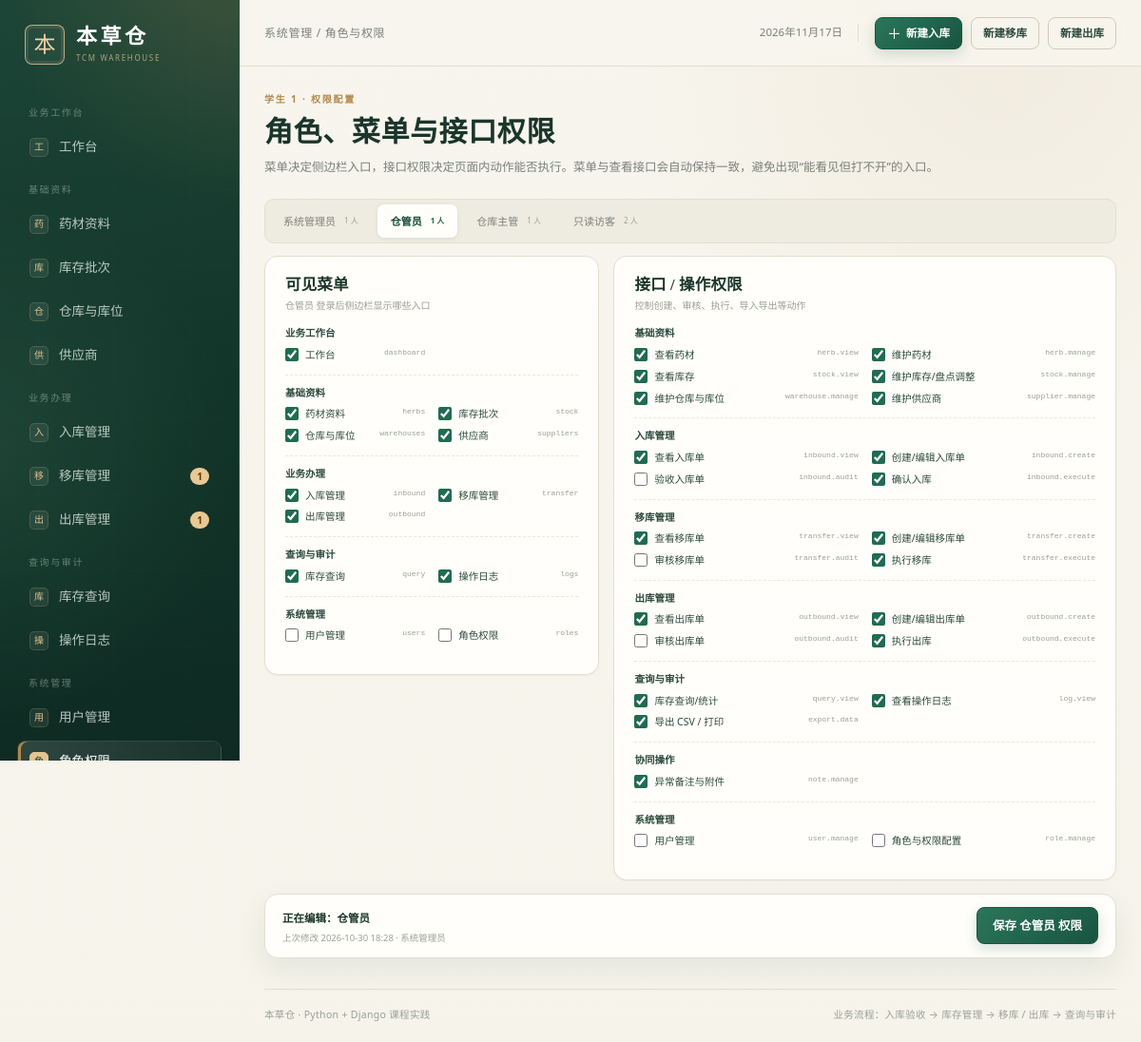
The page /settings/roles/ (signed in) on the database its author committed.
### warehouse/models.py (models this page shows, shortened)
class RolePermission(models.Model):
    role = models.CharField(
        "角色", max_length=16, choices=UserProfile.Role.choices, unique=True
    )
    menus = models.JSONField("可见菜单", default=list, blank=True)
    permissions = models.JSONField("接口/操作权限", default=dict, blank=True)
    updated_by = models.ForeignKey(
        settings.AUTH_USER_MODEL,
        on_delete=models.SET_NULL,
        null=True,
        blank=True,
        related_name="+",
        verbose_name="最后修改人",
    )
    updated_at = models.DateTimeField("最后修改时间", auto_now=True)
    class Meta:
        verbose_name = "角色权限"
        verbose_name_plural = "角色权限"
        ordering = ["role"]

class UserProfile(models.Model):
    class Role(models.TextChoices):
        ADMIN = "admin", "系统管理员"
        KEEPER = "keeper", "仓管员"
        MANAGER = "manager", "仓库主管"
        VIEWER = "viewer", "只读访客"
    user = models.OneToOneField(
        settings.AUTH_USER_MODEL,
        on_delete=models.CASCADE,
        related_name="profile",
        verbose_name="用户",
    )
    role = models.CharField(
        "岗位角色", max_length=16, choices=Role.choices, default=Role.VIEWER
    )
    phone = models.CharField("联系电话", max_length=20, blank=True)
    department = models.CharField("所属部门", max_length=50, blank=True)
    class Meta:
        verbose_name = "用户档案"
        verbose_name_plural = "用户档案"
    @property
    def display_name(self):
        return self.user.get_full_name() or self.user.username

### warehouse/system_views.py (the view, shortened to what this page needs)
# urls.py: path("settings/roles/", system_views.role_permissions, name="role_permissions"),
@login_required
def role_permissions(request):
    _require(request.user, "role.manage")
    selected_role = request.POST.get("role") or request.GET.get("role") or "keeper"
    if selected_role not in dict(UserProfile.Role.choices):
        selected_role = "keeper"
    record = RolePermission.objects.filter(role=selected_role).first()
    if record:
        selected_menus = set(record.menus or [])
        selected_perms = record.permissions or {}
        updated_by = record.updated_by
        updated_at = record.updated_at
    else:
        default = default_for_role(selected_role)
        selected_menus = set(default["menus"])
        selected_perms = default["permissions"]
        updated_by = None
        updated_at = None
    role_stats = {
        row["profile__role"]: row["total"]
        for row in get_user_model()
        .objects.values("profile__role")
        .annotate(total=Count("id"))
    }
    return render(
        request,
        "warehouse/role_permissions.html",
        {
            "role_choices": UserProfile.Role.choices,
            "selected_role": selected_role,
            "selected_role_label": dict(UserProfile.Role.choices)[selected_role],
            "selected_menus": selected_menus,
            "selected_perms": selected_perms,
            "menu_groups": MENU_GROUPS,
            "permission_groups": PERMISSION_GROUPS,
            "role_stats": role_stats,
            "updated_by": updated_by,
            "updated_at": updated_at,
            "is_superuser_role": selected_role == "admin",
            "active_nav": "roles",
        },
    )

### warehouse/permissions.py (called while the page is built, shortened)
def get_role(user):
    if not user.is_authenticated:
        return None
    if user.is_superuser:
        return "admin"
    profile = getattr(user, "profile", None)
    return profile.effective_role if profile else "viewer"

def get_access_config(user):
    if not user.is_authenticated:
        return {"menus": [], "permissions": {code: False for code in ALL_PERMISSIONS}}
    cached = getattr(user, "_access_config_cache", None)
    if cached is not None:
        return cached
    role = get_role(user)
    if role == "admin":
        config = {
            "menus": list(ALL_MENUS),
            "permissions": {code: True for code in ALL_PERMISSIONS},
        }
    user._access_config_cache = config
    return config

def has_perm(user, code):
    return bool(get_access_config(user)["permissions"].get(code))

def allowed_menus(user):
    return set(get_access_config(user)["menus"])

def can_create(user):
    return has_perm(user, "transfer.create") or has_perm(user, "outbound.create")

def can_audit(user):
    return (
        has_perm(user, "transfer.audit")
        or has_perm(user, "outbound.audit")
        or has_perm(user, "inbound.audit")
    )

def can_execute(user):
    return (
        has_perm(user, "transfer.execute")
        or has_perm(user, "outbound.execute")
        or has_perm(user, "inbound.execute")
    )

### warehouse/system_views.py (called while the page is built)
def _require(user, code):
    if not has_perm(user, code):
        raise PermissionDenied("当前岗位没有该功能权限。")

### warehouse/templatetags/warehouse_tags.py (called while the page is built)
@register.simple_tag
def menu_url(key):
    name = MENU_URL_NAMES.get(key)
    if not name:
        return "#"
    try:
        return reverse(name)
    except NoReverseMatch:
        return "#"

@register.filter
def get_item(mapping, key):
    if mapping is None:
        return None
    try:
        return mapping.get(key)
    except AttributeError:
        try:
            return mapping[key]
        except (KeyError, IndexError, TypeError):
            return None

### templates/warehouse/role_permissions.html (shortened to what this page needs)
{% extends "base.html" %}
{% load warehouse_tags %}
{% block breadcrumb %}系统管理 / 角色与权限{% endblock %}
{% block content %}
<section class="page-head">
  <div>
    <p class="eyebrow">学生 1 · 权限配置</p>
    <h1>角色、菜单与接口权限</h1>
    <p class="page-sub">菜单决定侧边栏入口，接口权限决定页面内动作能否执行。菜单与查看接口会自动保持一致，避免出现“能看见但打不开”的入口。</p>
  </div>
</section>
<div class="role-tabs">
  {% for value,label in role_choices %}
  <a href="?role={{ value }}" class="role-tab {% if selected_role == value %}active{% endif %}">
    <span>{{ label }}</span>
    <em>{{ role_stats|get_item:value|default:0 }} 人</em>
  </a>
  {% endfor %}
</div>
{% if is_superuser_role %}
<div class="notice notice-muted">
  <strong>系统管理员固定拥有全部权限</strong>
  <p>超级管理员的权限始终视为全部开启，避免误配置导致系统无法管理；其他角色可在此配置。</p>
</div>
<div class="panel role-readonly">
  <div class="panel-head"><div><h2>{{ selected_role_label }} · 权限范围</h2><p>只读展示</p></div></div>
  <div class="permission-summary">
    <span>全部菜单</span><span>全部接口</span><span>用户与角色管理</span><span>数据导出与打印</span>
  </div>
</div>
{% else %}
<form method="post" class="role-config-form">
  <div class="role-grid">
    <section class="panel">
      <div class="panel-head"><div><h2>可见菜单</h2><p>{{ selected_role_label }} 登录后侧边栏显示哪些入口</p></div></div>
      <div class="check-groups">
        {% for group in menu_groups %}
        <div class="check-group">
          <h3>{{ group.label }}</h3>
          <div class="check-list">
            {% for key,label in group.items %}
            <label class="check-row"><input type="checkbox" name="menus" value="{{ key }}" {% if key in selected_menus %}checked{% endif %}> <span>{{ label }}</span><code>{{ key }}</code></label>
            {% endfor %}
          </div>
        </div>
        {% endfor %}
      </div>
    </section>
    <section class="panel">
      <div class="panel-head"><div><h2>接口 / 操作权限</h2><p>控制创建、审核、执行、导入导出等动作</p></div></div>
      <div class="check-groups">
        {% for group in permission_groups %}
        <div class="check-group">
          <h3>{{ group.label }}</h3>
          <div class="check-list">
            {% for code,label in group.items %}
            <label class="check-row"><input type="checkbox" name="perm_{{ code }}" {% if selected_perms|get_item:code %}checked{% endif %}> <span>{{ label }}</span><code>{{ code }}</code></label>
            {% endfor %}
          </div>
        </div>
        {% endfor %}
      </div>
    </section>
  </div>
  <div class="panel form-actions role-save-bar">
    <div>
      <strong>正在编辑：{{ selected_role_label }}</strong>
      <small class="cell-sub">{% if updated_at %}上次修改 {{ updated_at|date:"Y-m-d H:i" }}{% if updated_by %} · {{ updated_by.profile.display_name }}{% endif %}{% else %}尚未保存过，当前展示默认权限{% endif %}</small>
    </div>
    <button type="submit" class="btn btn-primary">保存 {{ selected_role_label }} 权限</button>
  </div>
</form>
{% endif %}
{% endblock %}

### rows shown on the page
RolePermission: permissions "☑" "☑" "☑" "☑" "☑" "☑" "☑" "☑" "☑" "☑" "☑" "☑" "☑" "☑" "☑" "☑" "☑" "☑" "☑", updated_at "2026-10-30 18:28"

### other values the page prints
{{ group.label }} "业务工作台" "基础资料" "业务办理" "查询与审计" "系统管理"
{{ label|slice:":1" }} "工" "药" "库" "仓" "供" "入" "移" "出" "库" "操" "用"
{{ label }} "工作台" "药材资料" "库存批次" "仓库与库位" "供应商" "入库管理" "移库管理" "出库管理" "库存查询" "操作日志" "用户管理"
{{ nav_pending_transfers }} "1"
{{ nav_pending_outbounds }} "1"
{{ label }} "系统管理员" "仓管员" "仓库主管" "只读访客"
{{ role_stats|get_item:value|default:0 }} "1" "1" "1" "2"
{{ selected_role_label }} "仓管员"
{{ label }} "工作台" "药材资料" "库存批次" "仓库与库位" "供应商" "入库管理" "移库管理" "出库管理" "库存查询" "操作日志" "用户管理" "角色权限"
{{ key }} "dashboard" "herbs" "stock" "warehouses" "suppliers" "inbound" "transfer" "outbound" "query" "logs" "users" "roles"
{{ group.label }} "基础资料" "入库管理" "移库管理" "出库管理" "查询与审计" "协同操作" "系统管理"
{{ label }} "查看药材" "维护药材" "查看库存" "维护库存/盘点调整" "维护仓库与库位" "维护供应商" "查看入库单" "创建/编辑入库单" "验收入库单" "确认入库" "查看移库单" "创建/编辑移库单" "审核移库单" "执行移库" "查看出库单" "创建/编辑出库单" "审核出库单" "执行出库" "库存查询/统计" "查看操作日志" "导出 CSV / 打印" "异常备注与附件" "用户管理" "角色与权限配置"
{{ code }} "herb.view" "herb.manage" "stock.view" "stock.manage" "warehouse.manage" "supplier.manage" "inbound.view" "inbound.create" "inbound.audit" "inbound.execute" "transfer.view" "transfer.create" "transfer.audit" "transfer.execute" "outbound.view" "outbound.create" "outbound.audit" "outbound.execute" "query.view" "log.view" "export.data" "note.manage" "user.manage" "role.manage"
{{ updated_by.profile.display_name }} "系统管理员"
